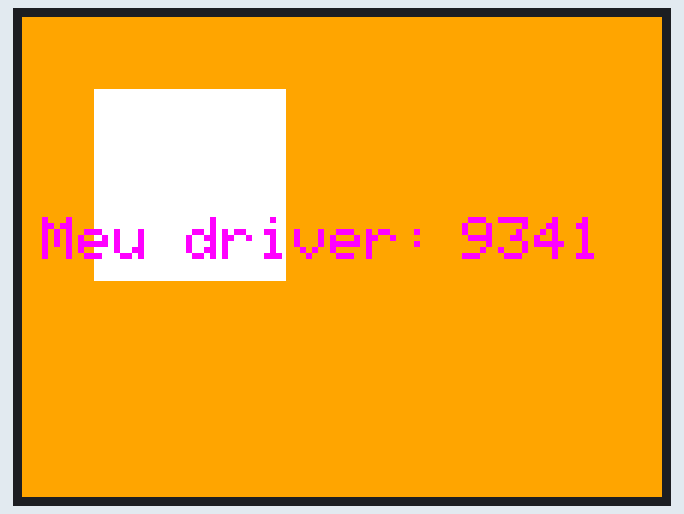
Recording of a sketch running on a simulated Arduino Uno, built with avr-gcc and run on an emulated ATmega328P. Shown: 320×240 colour display. What the sketch prints to the serial monitor is not drawn.

Above: at 0.3 s.

The sketch:

teste.ino
```cpp
/*
 * drawRect(int16_t x, int16_t y, int16_t w, int16_t h, uint16_t color)
 * fillRect(int16_t x, int16_t y, int16_t w, int16_t h, uint16_t color)
*/

#include <MCUFRIEND_kbv.h>
MCUFRIEND_kbv tft;
#define BLACK 0x0000
#define NAVY 0x000F
#define DARKGREEN 0x03E0
#define DARKCYAN 0x03EF
#define MAROON 0x7800
#define PURPLE 0x780F
#define OLIVE 0x7BE0
#define LIGHTGREY 0xC618
#define DARKGREY 0x7BEF
#define BLUE 0x001F
#define GREEN 0x07E0
#define CYAN 0x07FF
#define RED 0xF800
#define MAGENTA 0xF81F
#define YELLOW 0xFFE0
#define WHITE 0xFFFF
#define YELLOW 0xFD20
#define GREENYELLOW 0xAFE5
#define PINK 0xF81F


int ApertureDiameter = 12;
int delayMS = 400;

int x_size = 320;
int y_size = 240;

int x_centre = x_size/2;
int y_centre = y_size/2;

int NA_radius = 50;

unsigned short *line = 0;

int16_t x_rect1 = 36;
int16_t y_rect1 = 36;
int16_t h_rect1 = 96;
int16_t w_rect1 = 96;
int16_t color_rect1 = WHITE;


void setup() {
  Serial.begin(9600);
  uint16_t ID = tft.readID(); // Lê o ID do display e armazena na variável
  Serial.print ("Identificador do driver: ");
  Serial.println(ID,HEX);
  tft.begin(ID); // Pega o ID que foi salvo e deixa o LCD pronto para começar
  tft.setRotation(1);
  tft.fillScreen(YELLOW);
  tft.setCursor(10, 100);
  tft.drawRect(x_rect1, y_rect1, w_rect1, h_rect1, color_rect1);
  tft.fillRect(x_rect1, y_rect1, w_rect1, h_rect1, color_rect1);
  tft.setTextColor(PINK);
  tft.setTextSize(3);
  tft.print("Meu driver: ");
  tft.setCursor(220,100);
  tft.print(String(ID,HEX));

}

void loop() {

}
```
